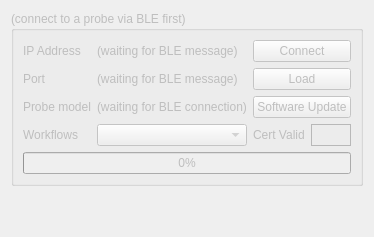
      <widget class="QWidget" name="tcp">
       <property name="enabled">
        <bool>false</bool>
       </property>
       <attribute name="title">
        <string>Connection</string>
       </attribute>
       <layout class="QGridLayout">
        <item row="0" column="0">
         <widget class="QGroupBox" name="tcpbox">
          <property name="enabled">
           <bool>false</bool>
          </property>
          <property name="title">
           <string>(connect to a probe via BLE first)</string>
          </property>
          <layout class="QGridLayout" name="gridLayout_3">
           <item row="4" column="2" colspan="2">
            <widget class="QPushButton" name="update">
             <property name="enabled">
              <bool>false</bool>
             </property>
             <property name="sizePolicy">
              <sizepolicy hsizetype="Preferred" vsizetype="Minimum">
               <horstretch>1</horstretch>
               <verstretch>0</verstretch>
              </sizepolicy>
             </property>
             <property name="text">
              <string>Software Update</string>
             </property>
            </widget>
           </item>
           <item row="3" column="0">
            <widget class="QLabel" name="_port">
             <property name="text">
              <string>Port</string>
             </property>
            </widget>
           </item>
           <item row="1" column="2" colspan="2">
            <widget class="QPushButton" name="tcpconnect">
             <property name="enabled">
              <bool>false</bool>
             </property>
             <property name="text">
              <string>Connect</string>
             </property>
            </widget>
           </item>
           <item row="4" column="1">
            <widget class="QLabel" name="tcpprobe">
             <property name="enabled">
              <bool>false</bool>
             </property>
             <property name="text">
              <string>(waiting for BLE connection)</string>
             </property>
            </widget>
           </item>
           <item row="3" column="2" colspan="2">
            <widget class="QPushButton" name="load">
             <property name="enabled">
              <bool>false</bool>
             </property>
             <property name="text">
              <string>Load</string>
             </property>
            </widget>
           </item>
           <item row="1" column="1">
            <widget class="QLabel" name="ip">
             <property name="sizePolicy">
              <sizepolicy hsizetype="Expanding" vsizetype="Fixed">
               <horstretch>1</horstretch>
               <verstretch>0</verstretch>
              </sizepolicy>
             </property>
             <property name="text">
              <string>(waiting for BLE message)</string>
             </property>
            </widget>
           </item>
           <item row="9" column="0" colspan="4">
            <widget class="QProgressBar" name="progress">
             <property name="toolTip">
              <string>Software Update Progress</string>
             </property>
             <property name="value">
              <number>0</number>
             </property>
            </widget>
           </item>
           <item row="1" column="0">
            <widget class="QLabel" name="_ip">
             <property name="text">
              <string>IP Address</string>
             </property>
            </widget>
           </item>
           <item row="5" column="3">
            <widget class="QLabel" name="cert">
             <property name="frameShape">
              <enum>QFrame::StyledPanel</enum>
             </property>
             <property name="text">
              <string/>
             </property>
            </widget>
           </item>
           <item row="5" column="2">
            <widget class="QLabel" name="_cert">
             <property name="sizePolicy">
              <sizepolicy hsizetype="Fixed" vsizetype="Preferred">
               <horstretch>0</horstretch>
               <verstretch>0</verstretch>
              </sizepolicy>
             </property>
             <property name="text">
              <string>Cert Valid</string>
             </property>
            </widget>
           </item>
           <item row="4" column="0">
            <widget class="QLabel" name="_probeslist">
             <property name="text">
              <string>Probe model</string>
             </property>
            </widget>
           </item>
           <item row="3" column="1">
            <widget class="QLabel" name="port">
             <property name="text">
              <string>(waiting for BLE message)</string>
             </property>
            </widget>
           </item>
           <item row="5" column="1">
            <widget class="QComboBox" name="workflows">
             <property name="sizePolicy">
              <sizepolicy hsizetype="Expanding" vsizetype="Fixed">
               <horstretch>0</horstretch>
               <verstretch>0</verstretch>
              </sizepolicy>
             </property>
            </widget>
           </item>
           <item row="5" column="0">
            <widget class="QLabel" name="_wflist">
             <property name="text">
              <string>Workflows</string>
             </property>
            </widget>
           </item>
          </layout>
         </widget>
        </item>
        <item row="1" column="0">
         <spacer name="verticalSpacer_2">
          <property name="orientation">
           <enum>Qt::Vertical</enum>
          </property>
          <property name="sizeHint" stdset="0">
           <size>
            <width>20</width>
            <height>40</height>
           </size>
          </property>
         </spacer>
        </item>
       </layout>
      </widget>
